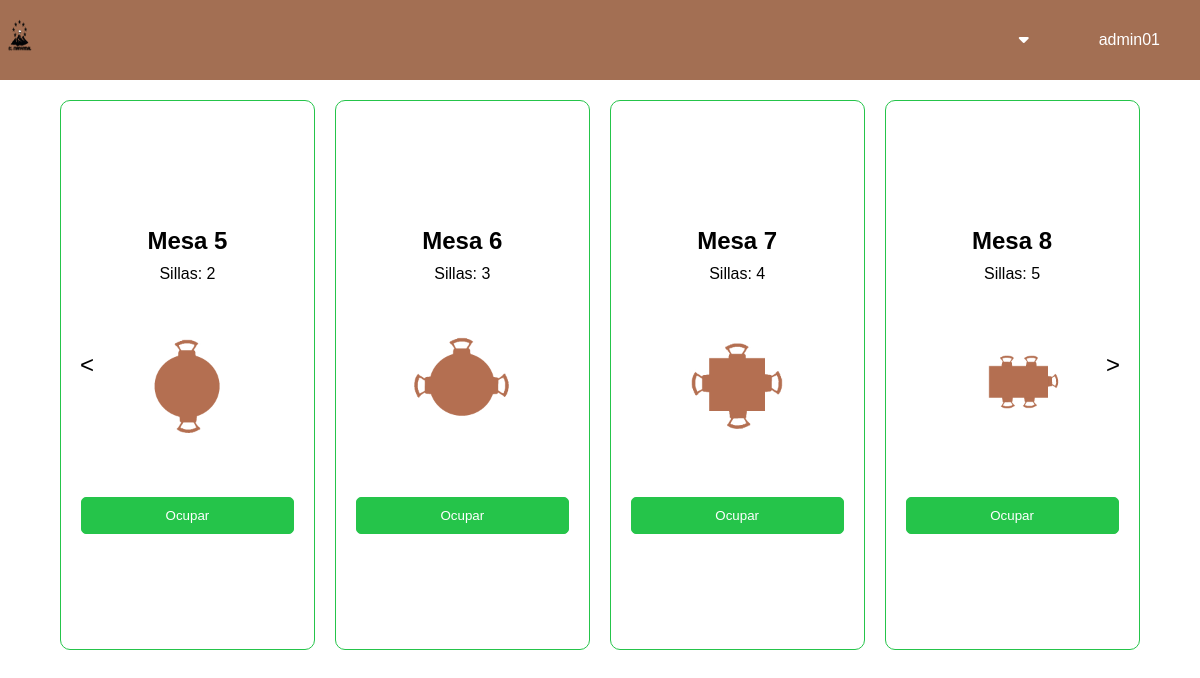
Screenshot of /public/gestion_mesas.php?sala=2 (signed in) with the database file from the repository.
### tables this page shows
CREATE TABLE tbl_mesa (
    id_mesa INT AUTO_INCREMENT PRIMARY KEY NOT NULL,
    id_sala INT NOT NULL,
    num_sillas_mesa INT NOT NULL,
    estado_mesa ENUM('libre', 'ocupada') NOT NULL DEFAULT 'libre',
    FOREIGN KEY (id_sala) REFERENCES tbl_sala(id_sala)
);

### public/gestion_mesas.php (the view, shortened to what this page needs)
<?php
include_once '../private/gestion_salas.php';
if (isset($_GET['sala'])) {
    $sala = $_GET['sala'];
    $sql = "SELECT * FROM tbl_mesa WHERE id_sala = :id_sala";
    $stmt = $conn->prepare($sql);
    $stmt->bindParam(':id_sala', $sala, PDO::PARAM_INT);
    if ($stmt->execute()) {
        $mesas = $stmt->fetchAll(PDO::FETCH_ASSOC);
    } else {
        die("Error al obtener las mesas.");
    }
}
?>
<!DOCTYPE html>
<html lang="es">
<head>
    <link rel="stylesheet" href="https://cdnjs.cloudflare.com/ajax/libs/font-awesome/6.0.0-beta3/css/all.min.css">
    <link rel="stylesheet" href="../css/gestion_mesas.css">
</head>
<body>
    <div class="navbar">
        <a href="../index.php">
            <img src="../img/icon.png" class="icon" alt="Icono">
        </a>
        <div class="user-info">
            <div class="dropdown">
                <i class="fas fa-caret-down" style="font-size: 16px; margin-right: 10px;"></i>
            </div>
            <span><?php echo htmlspecialchars($_SESSION['nombre_usuario']); ?></span>
        </div>
    </div>
    <?php if ($sala): ?>
        <div class="slider-container">
            <button id="prevArrow" class="arrow-btn">&lt;</button>
            <form method="POST" action="../private/proccess_mesas.php?sala=<?php echo $sala; ?>">
                <div class="slider" id="mesaSlider">
                    <?php
                    $imagenesSillas = [
                        2 => "../img/mesas/mesa-2.png",
                        3 => "../img/mesas/mesa-3.png",
                        4 => "../img/mesas/mesa-4.png",
                        5 => "../img/mesas/mesa-5.png",
                        6 => "../img/mesas/mesa-6.png",
                        10 => "../img/mesas/mesa-10.png"
                    ];
                    ?>
                    <?php foreach ($mesas as $mesa): ?>
                        <div class="option <?php echo $mesa['estado_mesa'] == 'libre' ? 'libre' : 'ocupada'; ?>">
                            <label for="mesa_<?php echo $mesa['id_mesa']; ?>">
                                <h2>Mesa <?php echo htmlspecialchars($mesa['id_mesa']); ?></h2>
                                <p>Sillas: <?php echo htmlspecialchars($mesa['num_sillas_mesa']); ?></p>
                                <?php
                                $numSillas = $mesa['num_sillas_mesa'];
                                $imgSrc = isset($imagenesSillas[$numSillas]) ? $imagenesSillas[$numSillas] : "";
                                ?>
                                <?php if ($imgSrc): ?>
                                    <img src="<?php echo htmlspecialchars($imgSrc); ?>" alt="Imagen de la mesa" class="mesa-img">
                                <?php endif; ?>
                            </label>
                            <?php if ($mesa['estado_mesa'] == 'ocupada'): ?>
                                <button type="submit" class="select-button" name="desocupar" value="<?php echo $mesa['id_mesa']; ?>">Desocupar</button>
                            <?php else: ?>
                                <button type="submit" name="ocupar" class="select-button" value="<?php echo $mesa['id_mesa']; ?>">Ocupar</button>
                            <?php endif; ?>
                        </div>
                    <?php endforeach; ?>
                </div>
            </form>
            <button id="nextArrow" class="arrow-btn">&gt;</button>
        </div>
    <?php endif; ?>
</body>
</html>

### css/gestion_mesas.css (style rules this page uses)
* { margin: 0; padding: 0; box-sizing: border-box; }
body { font-family: Arial, sans-serif; height: 100vh; margin-top: 80px; overflow-y: hidden; }
.navbar { position: fixed; top: 0; left: 0; width: 100%; background-color: #a36f53; color: #fff; padding: 8px 0; display: flex; justify-content: space-between; align-items: center; z-index: 1000; }
.icon { height: 60px; width: 40px; }
.navbar .user-info { display: flex; align-items: center; margin-right: 20px; }
.navbar .user-info span { margin-left: 40px; margin-right: 20px; }
.dropdown i { margin-right: 25px; }
.dropdown { position: relative; display: inline-block; margin-right: 20px; }
.slider-container { position: relative; margin: 20px auto; width: 90%; overflow: hidden; z-index: 1; padding-top: 20px; }
.slider { display: flex; transition: transform 0.3s ease; gap: 20px; }
.option { flex-shrink: 0; width: 23.6%; height: 550px; padding: 20px; text-align: center; border: 1px solid; background-size: cover; background-position: center; color: white; display: flex; flex-direction: column; justify-content: center; border-radius: 10px; transition: border-color 0.3s ease, box-shadow 0.3s ease; }
.option.libre { border-color: #25c44a; color: black; }
.option.libre .select-button { background-color: #25c44a; border: 1px solid #25c44a; }
.option h2 { margin: 0; padding: 10px; }
.option label { cursor: pointer; }
.option .select-button { padding: 10px 20px; color: white; cursor: pointer; border-radius: 5px; text-decoration: none; display: inline-block; transition: background-color 0.3s; }
.arrow-btn { position: absolute; top: 50%; transform: translateY(-50%); background-color: transparent; color: white; padding: 10px; cursor: pointer; z-index: 1; border: none; font-size: 24px; }
#prevArrow { left: 10px; color: black; }
#nextArrow { right: 10px; color: black; }
.mesa-img { width: 100%; height: auto; max-height: 200px; object-fit: contain; margin-top: 10px; }

### rows the page displays
tbl_mesa: id_mesa "5", num_sillas_mesa "2", shows a picture
tbl_mesa: id_mesa "6", num_sillas_mesa "3", shows a picture
tbl_mesa: id_mesa "7", num_sillas_mesa "4", shows a picture
tbl_mesa: id_mesa "8", num_sillas_mesa "5", shows a picture

### other values shown
$_SESSION['nombre_usuario'] "admin01"
